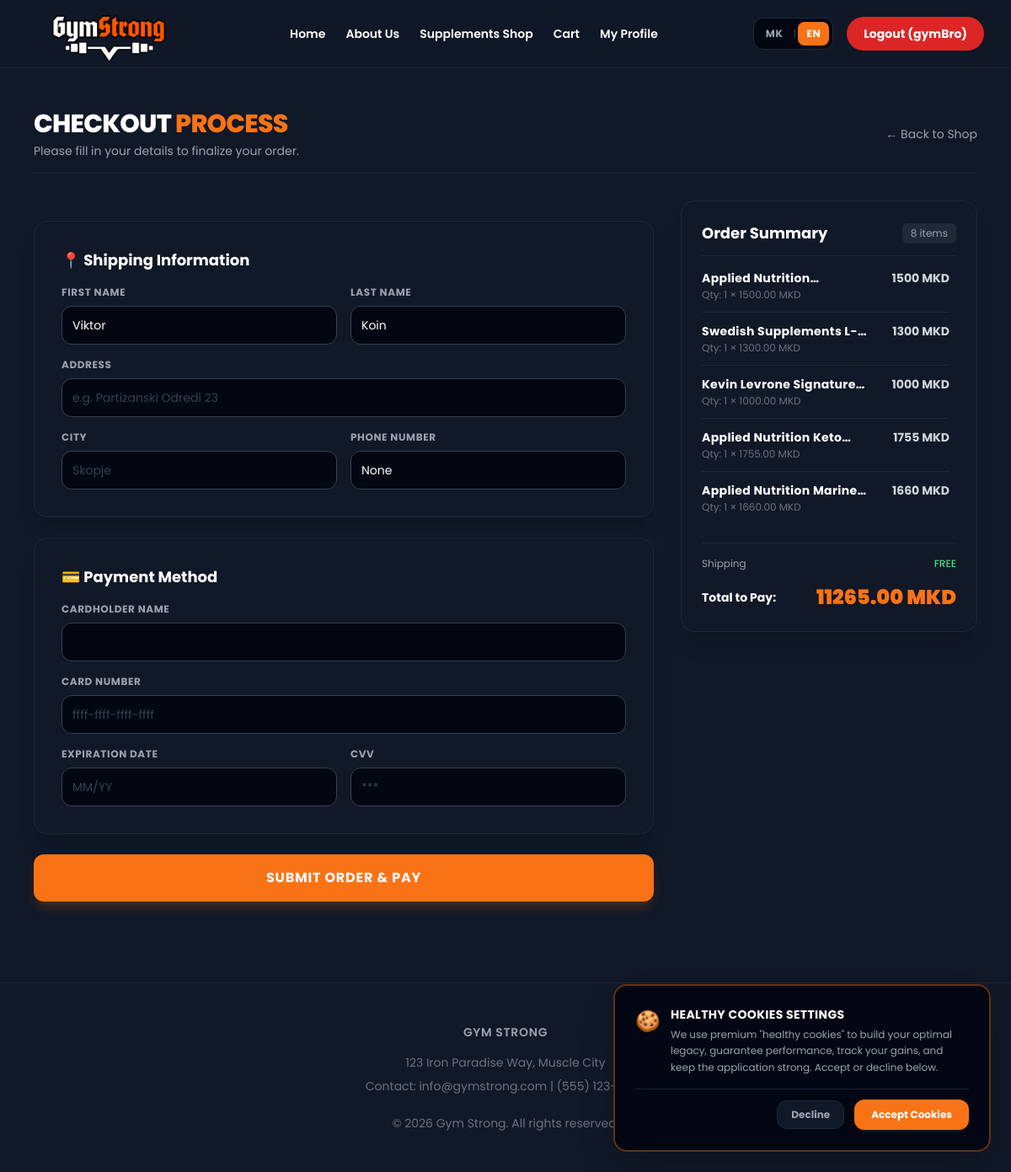
The app's page /checkout/ (signed in) with its own data.
### myapp/models.py (models this page shows, shortened)
class Profile(models.Model):
    user = models.OneToOneField(User, on_delete=models.CASCADE, related_name='profile')
    phone = models.CharField(max_length=20, blank=True, null=True)
    address = models.CharField(max_length=255, blank=True, null=True)
    city = models.CharField(max_length=100, blank=True, null=True)
    avatar = models.ImageField(upload_to='avatars/', blank=True, null=True)
    membership_status = models.CharField(
        max_length=20,
        choices=[('Active', 'Active'), ('Inactive', 'Inactive')], \
        default='Inactive'
    )
    membership_plan = models.CharField(max_length=100, blank=True, null=True, default="No Membership")

class CartItem(models.Model):
    user = models.ForeignKey(User, on_delete=models.CASCADE, related_name='cart_items')
    product = models.ForeignKey(Product, on_delete=models.CASCADE)
    quantity = models.PositiveIntegerField(default=1)

class Product(models.Model):
    CATEGORY_CHOICES = [
        ('SUPP', 'Суплементи'),
        ('MEMB', 'Членство'),
    ]
    name = models.CharField(max_length=200)
    description = models.TextField()
    price = models.DecimalField(max_digits=10, decimal_places=2)
    category = models.CharField(max_length=4, choices=CATEGORY_CHOICES)
    image = models.ImageField(upload_to='products/', blank=True, null=True)

### myapp/views.py (the view, shortened to what this page needs)
# urls.py: path('checkout/', views.checkout_view, name='checkout'),
@login_required
def checkout_view(request):
    membership_id = request.GET.get('membership_id')
    direct_membership = None
    if membership_id:
        direct_membership = get_object_or_404(Product, id=membership_id, category='MEMB')
        cart_items = []
        total = direct_membership.price
    else:
        cart_items = CartItem.objects.filter(user=request.user)
        if not cart_items.exists():
            messages.error(request, "Вашата кошничка е празна. Додадете продукти пред да одите на плаќање.")
            return redirect('cart')
        total = sum(item.product.price * item.quantity for item in cart_items)
    profile = getattr(request.user, 'profile', None)
    context = {
        'cart_items': cart_items,
        'direct_membership': direct_membership,
        'total': total,
        'profile': profile
    }
    return render(request, 'gym/checkout.html', context)

### myapp/templates/gym/checkout.html (shortened to what this page needs)
{% extends 'gym/base.html' %}
{% block content %}
<div class="max-w-6xl mx-auto px-4 py-12">
    <div class="flex items-center justify-between border-b border-gray-800 pb-4 mb-8">
        <div>
            <h1 class="text-3xl font-extrabold text-white tracking-tight">
                CHECKOUT <span class="text-orange-500">PROCESS</span>
            </h1>
            <p class="text-gray-400 text-sm mt-1">Please fill in your details to finalize your order.</p>
        </div>
        <a href="{% url 'supplements_page' %}" class="text-sm text-gray-400 hover:text-orange-500 transition flex items-center gap-1">
            ← Back to Shop
        </a>
    </div>
    <div class="grid grid-cols-1 lg:grid-cols-3 gap-8">
        <div class="lg:col-span-2 space-y-6">
            <form method="POST" action="{{ request.get_full_path }}" class="space-y-6">
                <div class="bg-gray-900 border border-gray-800 p-6 md:p-8 rounded-2xl shadow-xl">
                    <h3 class="text-lg font-bold text-white mb-4 flex items-center gap-2">📍 Shipping Information</h3>
                    <div class="grid grid-cols-1 sm:grid-cols-2 gap-4">
                        <div>
                            <label class="block text-xs uppercase tracking-wider text-gray-400 font-bold mb-2">First Name</label>
                            <input type="text" name="first_name" value="{{ user.first_name }}" required class="w-full bg-gray-950 border border-gray-700 rounded-xl p-3 text-white outline-none focus:border-orange-500 transition text-sm">
                        </div>
                        <div>
                            <label class="block text-xs uppercase tracking-wider text-gray-400 font-bold mb-2">Last Name</label>
                            <input type="text" name="last_name" value="{{ user.last_name }}" required class="w-full bg-gray-950 border border-gray-700 rounded-xl p-3 text-white outline-none focus:border-orange-500 transition text-sm">
                        </div>
                    </div>
                    <div class="mt-4">
                        <label class="block text-xs uppercase tracking-wider text-gray-400 font-bold mb-2">Address</label>
                        <input type="text" name="address" placeholder="e.g. Partizanski Odredi 23" required class="w-full bg-gray-950 border border-gray-700 rounded-xl p-3 text-white outline-none focus:border-orange-500 transition text-sm placeholder-gray-700">
                    </div>
                    <div class="grid grid-cols-1 sm:grid-cols-2 gap-4 mt-4">
                        <div>
                            <label class="block text-xs uppercase tracking-wider text-gray-400 font-bold mb-2">City</label>
                            <input type="text" name="city" placeholder="Skopje" required class="w-full bg-gray-950 border border-gray-700 rounded-xl p-3 text-white outline-none focus:border-orange-500 transition text-sm placeholder-gray-700">
                        </div>
                        <div>
                            <label class="block text-xs uppercase tracking-wider text-gray-400 font-bold mb-2">Phone Number</label>
                            <input type="text" name="phone" value="{{ profile.phone }}" required class="w-full bg-gray-950 border border-gray-700 rounded-xl p-3 text-white outline-none focus:border-orange-500 transition text-sm">
                        </div>
                    </div>
                </div>
                <div class="bg-gray-900 border border-gray-800 p-6 md:p-8 rounded-2xl shadow-xl">
                    <h3 class="text-lg font-bold text-white mb-4 flex items-center gap-2">💳 Payment Method</h3>
                    <div>
                        <label class="block text-xs uppercase tracking-wider text-gray-400 font-bold mb-2">Cardholder Name</label>
                        <input type="text" required class="w-full bg-gray-950 border border-gray-700 rounded-xl p-3 text-white outline-none focus:border-orange-500 transition text-sm">
                    </div>
                    <div class="mt-4">
                        <label class="block text-xs uppercase tracking-wider text-gray-400 font-bold mb-2">Card Number</label>
                        <input type="text" placeholder="ffff-ffff-ffff-ffff" maxlength="19" required class="w-full bg-gray-950 border border-gray-700 rounded-xl p-3 text-white outline-none focus:border-orange-500 transition text-sm placeholder-gray-700">
                    </div>
                    <div class="grid grid-cols-2 gap-4 mt-4">
                        <div>
                            <label class="block text-xs uppercase tracking-wider text-gray-400 font-bold mb-2">Expiration Date</label>
                            <input type="text" placeholder="MM/YY" maxlength="5" required class="w-full bg-gray-950 border border-gray-700 rounded-xl p-3 text-white outline-none focus:border-orange-500 transition text-sm placeholder-gray-700">
                        </div>
                        <div>
                            <label class="block text-xs uppercase tracking-wider text-gray-400 font-bold mb-2">CVV</label>
                            <input type="password" placeholder="***" maxlength="3" required class="w-full bg-gray-950 border border-gray-700 rounded-xl p-3 text-white outline-none focus:border-orange-500 transition text-sm placeholder-gray-700">
                        </div>
                    </div>
                </div>
                <button type="submit" class="w-full bg-orange-500 hover:bg-orange-600 text-white font-bold py-4 rounded-xl transition duration-300 shadow-lg shadow-orange-500/20 text-base uppercase tracking-wider">
                    Submit Order & Pay
                </button>
            </form>
        </div>
        <div class="space-y-6">
            <div class="bg-gray-900 border border-gray-800 p-6 rounded-2xl shadow-xl sticky top-24">
                <h3 class="text-lg font-bold text-white mb-4 border-b border-gray-800 pb-3 flex items-center justify-between">
                    <span>Order Summary</span>
                    <span class="text-xs bg-gray-800 px-2.5 py-1 rounded-md text-gray-400 font-normal">{{ cart_items|length }} items</span>
                </h3>
                <div class="divide-y divide-gray-800 max-h-[300px] overflow-y-auto pr-2 space-y-3">
                    {% if direct_membership %}
                    <div class="pt-3 first:pt-0 flex justify-between items-start gap-4">
                        <div class="flex-1">
                            <h4 class="font-bold text-white text-sm tracking-wide line-clamp-1">{{ direct_membership.name }}</h4>
                            <p class="text-xs text-gray-500 mt-0.5">Qty: 1 × {{ direct_membership.price }} MKD</p>
                        </div>
                        <span class="text-sm font-bold text-gray-300 whitespace-nowrap">
                            {{ direct_membership.price }} MKD
                        </span>
                    </div>
                    {% else %}
                    {% for item in cart_items %}
                    <div class="pt-3 first:pt-0 flex justify-between items-start gap-4">
                        <div class="flex-1">
                            <h4 class="font-bold text-white text-sm tracking-wide line-clamp-1">{{ item.product.name }}</h4>
                            <p class="text-xs text-gray-500 mt-0.5">Qty: {{ item.quantity }} × {{ item.product.price }} MKD</p>
                        </div>
                        <span class="text-sm font-bold text-gray-300 whitespace-nowrap">
                            {% widthratio item.product.price 1 item.quantity %} MKD
                        </span>
                    </div>
                    {% endfor %}
                    {% endif %}
                </div>
                <div class="border-t border-gray-800 mt-6 pt-4 space-y-2">
                    <div class="flex justify-between text-xs text-gray-400">
                        <span>Shipping</span>
                        <span class="text-green-400 font-medium">FREE</span>
                    </div>
                    <div class="flex justify-between items-center pt-2">
                        <span class="text-sm font-bold text-white">Total to Pay:</span>
                        <span class="text-2xl font-black text-orange-500">{{ total }} MKD</span>
                    </div>
                </div>
            </div>
        </div>
    </div>
</div>
{% endblock %}

### myapp/templates/gym/base.html (shortened to what this page needs)
<!DOCTYPE html>
<html lang="mk">
<head>
    <script src="https://cdn.tailwindcss.com"></script>
</head>
<body class="bg-gray-900 text-gray-100">
<header class="sticky top-0 z-50 bg-gray-900/90 backdrop-blur-md border-b border-gray-800">
    <div class="max-w-7xl mx-auto px-4 sm:px-6 lg:px-8 h-20 flex items-center justify-between gap-4">
        <a href="/" class="flex items-center flex-shrink-0" style="padding-bottom: 8px;">
            <img src="/media/products/logo.png" alt="Gym Strong Logo" class="h-28 w-auto object-contain transition duration-300">
        </a>
        <nav class="hidden lg:flex items-center space-x-6 font-semibold text-sm xl:text-base">
            <a href="{% url 'index' %}"
               class="whitespace-nowrap {% if request.resolver_match.url_name == 'index' %}text-orange-500{% else %}text-white hover:text-orange-500{% endif %} transition">
                Home
            </a>
            <a href="{% url 'about' %}"
               class="whitespace-nowrap {% if request.resolver_match.url_name == 'about' %}text-orange-500{% else %}text-white hover:text-orange-500{% endif %} transition">
                About Us
            </a>
            <a href="{% url 'supplements_page' %}"
               class="whitespace-nowrap {% if request.resolver_match.url_name == 'supplements_page' %}text-orange-500{% else %}text-white hover:text-orange-500{% endif %} transition">
                Supplements Shop
            </a>
            {% if user.is_authenticated %}
            <a href="{% url 'cart' %}"
               class="whitespace-nowrap {% if request.resolver_match.url_name == 'cart' %}text-orange-500{% else %}text-white hover:text-orange-500{% endif %} transition">
                Cart
            </a>
            <a href="{% url 'profile' %}"
               class="whitespace-nowrap {% if request.resolver_match.url_name == 'profile' %}text-orange-500{% else %}text-white hover:text-orange-500{% endif %} transition">
                My Profile
            </a>
            {% endif %}
        </nav>
        <div class="flex items-center space-x-4 flex-shrink-0">
            <div class="flex items-center bg-gray-950 border border-gray-800 rounded-xl p-1 text-xs font-bold tracking-wider">
                <button type="button" id="lang-mk" onclick="changeLanguage('mk')"
                        class="px-2.5 py-1.5 rounded-lg transition duration-200 uppercase text-gray-400 hover:text-white">
                    MK
                </button>
                <span class="text-gray-700 font-normal px-0.5">|</span>
                <button type="button" id="lang-en" onclick="changeLanguage('en')"
                        class="px-2.5 py-1.5 rounded-lg transition duration-200 uppercase text-gray-400 hover:text-white">
                    EN
                </button>
            </div>
            {% if user.is_authenticated %}
            <a href="{% url 'logout' %}" class="whitespace-nowrap bg-red-600 hover:bg-red-700 text-white font-bold py-2.5 px-5 rounded-full transition duration-300 text-sm">
                Logout ({{ user.username }})
            </a>
            {% else %}
            <a href="{% url 'login' %}" class="whitespace-nowrap bg-orange-500 hover:bg-orange-600 text-white font-bold py-2.5 px-5 rounded-full transition duration-300 text-sm">
                Join Now
            </a>
            {% endif %}
        </div>
    </div>
</header>
<main>
    {% block content %}
    {% endblock %}
</main>
<footer class="border-t border-gray-800 bg-gray-900 py-12 text-center text-gray-500 text-sm mt-12">
    <div class="max-w-7xl mx-auto px-4 sm:px-6 lg:px-8">
        <p class="mb-4 text-gray-400 font-semibold tracking-wider">GYM STRONG</p>
        <p class="mb-2">123 Iron Paradise Way, Muscle City</p>
        <p class="mb-6">Contact: info@gymstrong.com | (555) 123-4567</p>
        <p>&copy; 2026 Gym Strong. All rights reserved.</p>
    </div>
</footer>
<div id="cookie-consent-banner" style="display: none;" class="fixed bottom-6 left-6 right-6 md:left-auto md:max-w-md z-[9999] bg-gray-950/95 border-2 border-orange-500/40 backdrop-blur-md p-6 rounded-2xl shadow-2xl transition-all duration-300">
    <div class="flex flex-col gap-4">
        <div class="flex items-start gap-3">
            <span class="text-2xl mt-0.5">🍪</span>
            <div>
                <h4 class="text-sm font-bold tracking-wide text-white uppercase">Healthy Cookies Settings</h4>
                <p class="text-xs text-gray-400 mt-1 leading-relaxed">
                    We use premium "healthy cookies" to build your optimal legacy, guarantee performance, track your gains, and keep the application strong. Accept or decline below.
                </p>
            </div>
        </div>
        <div class="flex items-center justify-end gap-3 border-t border-gray-800/80 pt-3 text-xs font-bold">
            <button type="button" onclick="handleCookieConsent('declined')" class="px-4 py-2 text-gray-400 hover:text-white bg-gray-900 border border-gray-800 hover:border-gray-700 rounded-xl transition">
                Decline
            </button>
            <button type="button" onclick="handleCookieConsent('accepted')" class="px-5 py-2.5 bg-orange-500 hover:bg-orange-600 text-white rounded-xl shadow-md shadow-orange-500/10 transition">
                Accept Cookies
            </button>
        </div>
    </div>
</div>
</body>
</html>

### myapp/templates/gym/base.html (style rules this page uses)
html { scroll-behavior: smooth; scroll-padding-top: 5rem; }
body { font-family: 'Poppins', sans-serif; top: 0px !important; }

### records on screen
Profile: phone "None"
CartItem: product.name "Applied…", quantity "1", product.price "1500.00", product+quantity "1500"
CartItem: product.name "Swedish…", quantity "1", product.price "1300.00", product+quantity "1300"
CartItem: product.name "Kevin Levrone…", quantity "1", product.price "1000.00", product+quantity "1000"
CartItem: product.name "Applied Nutrition…", quantity "1", product.price "1755.00", product+quantity "1755"
CartItem: product.name "Applied Nutrition…", quantity "1", product.price "1660.00", product+quantity "1660"

### other values on screen
{{ user.username }} "gymBro"
{{ cart_items|length }} "8"
{{ total }} "11265.00"
